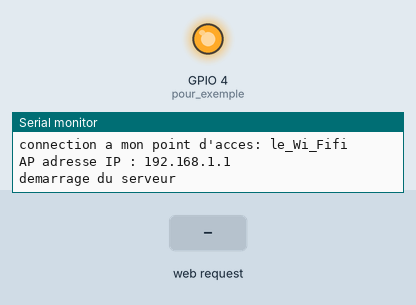
The sketch below on a simulated ESP32. Parts: output pins drawn as LEDs (lit = HIGH), the last lines printed to the serial monitor. The test bench sets the inputs (shaded band). EEPROM starts erased.

Above: at 1.3 s.
1.4 s: HTTP request GET /led received
At 2.6 s:
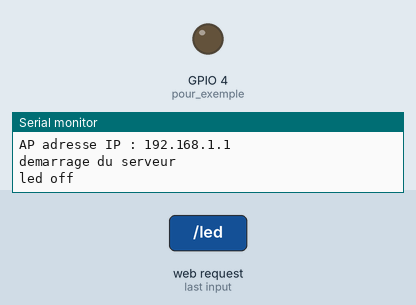
Timing chart, 0 to 4.4 s (numbered marks = the images above; inputs shaded):
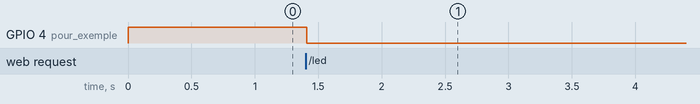

The sketch:

fifi_mobile_01.ino
```cpp
#include <WiFi.h>       // pour la gestion du wifi
#include <EEPROM.h>     // EEprom pour la sauvegarde des datas

// SSID & Password
const char* ssid = "le_Wi_Fifi";  // Enter your SSID here
const char* password = "123456789";  //Enter your Password here

// IP Address details
IPAddress local_ip(192, 168, 1, 1);
IPAddress gateway(192, 168, 1, 1);
IPAddress subnet(255, 255, 255, 0);

WiFiServer server(80);  // objet pour le serveur web
WiFiClient client;      // prépare la récetion du client

String p; // contient la page web à afficher

int v_mini,v_maxi; // vitesse ini et maxi de la voiture

/************************************************* setup *************************************************/
void setup() {
  Serial.begin(115200); // port série pour le débug

  EEPROM.begin(10); // réserve 10 octets dans la EEprom

  v_mini = ee_read(0); // lit la valeur v mini de la eeprom à l'adresse 0
  v_maxi = ee_read(2); // lit la valeur v maxi de la eeprom à l'adresse 2

  pinMode(4,OUTPUT); // pour exemple
  led();

  // Create SoftAP
  WiFi.softAP(ssid, password);
  WiFi.softAPConfig(local_ip, gateway, subnet);

  Serial.print("connection a mon point d'acces: ");
  Serial.println(ssid);

  IPAddress IP = WiFi.softAPIP();
  Serial.print("AP adresse IP : ");
  Serial.println(IP);

  server.begin();
  Serial.println("demarrage du serveur");
  delay(100);

}

/************************************************* loop *************************************************/
void loop() {
  client = server.available();  // regarde si il y à une connections
  if ( client ) wifi();         // si un nouveau client,


}

/************************************************* wifi *************************************************/
void wifi(){
  delay(10);

    String request = client.readStringUntil('\r'); // récupère la requette
    client.flush(); // efface le tampon pour les prochaines requettes

    if (request.indexOf("/led") != -1 ) { // si la requette est /led
      led(); // inverse la led
      p_0(); // réaffiche la page0
    }
    else if (request.indexOf("?v_mini") != -1 ) { // si la requette est /led
      v_mini = val(request);
      ee_write(v_mini , 0); // enregistre v_mini dans la EEprom à l'adresse 0
      p_0(); // affiche la page web 0
    }
    else if (request.indexOf("/b_v_mini") != -1 ) { // si la requette est /led
      client.println( page_v_mini() ); // réaffiche la page0
    }
    else if (request.indexOf("?v_maxi") != -1 ) { // si la requette est /led
      v_maxi = val(request);
      ee_write(v_maxi , 2); // enregistre v_mini dans la EEprom à l'adresse 0
      p_0(); // affiche la page web 0
    }
    else if (request.indexOf("/b_v_maxi") != -1 ) { // si la requette est /led
      client.println( page_v_maxi() ); // réaffiche la page0
    }
    else p_0(); // affiche la page web 0


  client.println();
  client.stop();
}

int val(String requette){
  int a = requette.indexOf("=") ;
  requette.remove(0, a + 1);
  a = requette.indexOf(" ") ;
  requette.remove(a);
  return requette.toInt(); // récupère la valeur numérique
}

/************************************************* ee_write *************************************************/
void ee_write(int data, int adresse){ // écrit la EEprom
  EEPROM.write( adresse , data / 256 );  // écrit la valeur dans la EEprom octet 0
  EEPROM.write( adresse + 1 , data - ( data * 256 ) );  // écrit la valeur dans la EEprom octet 1
  EEPROM.commit();
}

/************************************************* ee_read *************************************************/
int ee_read(int adresse){ // lit la EEprom et retourn le résultat
 return 256 * EEPROM.read( adresse ) + EEPROM.read( adresse + 1 );
}

/************************************************* p_0 *************************************************/
void p_0(){
  delay(1);
  client.println( page_0() );
}

/************************************************* led *************************************************/
void led(){

  if (digitalRead(4)) {
    digitalWrite(4,0);
    Serial.println("led off");
  } else {
    digitalWrite(4,1);
    Serial.println("led on");
  }
}


/////////////////////////////////////////////// gestion des pages html //////////////////////////////////////////


/*##################################################  page_0 ###################################################*/
String page_0(){ // page HTML

  String t; // permetra de stocker du texte

  entete("Montaulab TRR 2026<br>" , 0 ); // cré une nouvelle page qui se rafraichi toute les 5s

  titre( "données de la meilleure voiture", "h2" , "#33aa55", "#FFFFFF");

  br();
  if(digitalRead(4)) t = "éteindre la led";  else t = "allumer la led"; // modifi le texte en fonctionde l'état de la led
  bouton( t ,"led","dddddd","18");  // affiche le bouton de la led
  br(); br();
  bouton("vitesse minimale : " + String(v_mini) , "b_v_mini","dddddd","24" );
  br();
  bouton("vitesse maximale : " + String(v_maxi) , "b_v_maxi","dddddd","24" );
  br(); br(); br();

  bouton(" refresh " , "","dddddd","18" );

  fin_page();  // fin de page HTML
  return p;
} // fin page_0()


/*################################################## page_v_mini ###################################################*/
String page_v_mini(){ // vitesse mini

  entete("Montaulab TRR 2026<br>" , 0 );
  titre("vitesse mini 90 à 180" , "h2" , "#33aa55", "#FFFFFF" );
  p += "de 90 à 180, valeur en cours : " + String(v_mini) + "<br>";
  p += "<form> <input type=\"number\" name=\"v_mini\" id=\"coucou\" min=\"90\" max=\"180\" size=\"20\" /><br>";
  p += "<input type=\"submit\" value=\"  valider  \"> </form> <br>";

  bouton(" Retour ","","dddddd","24");

  fin_page();
  return p;
}

/*################################################## page_v_maxi ###################################################*/
String page_v_maxi(){ // vitesse mini
  entete("Montaulab TRR 2026<br>" , 0 );
  titre("vitesse maxi 90 à 180" , "h2" , "#33aa55", "#FFFFFF" );
  p += "de 90 à 180, valeur en cours : " + String(v_maxi) + "<br>";
  p += "<form> <input type=\"number\" name=\"v_maxi\" id=\"coucou\" min=\"90\" max=\"180\" size=\"20\" /><br>";
  p += "<input type=\"submit\" value=\"  valider  \"> </form> <br>";

  bouton(" Retour ","","dddddd","24");

  fin_page();
  return p;
}

// fonction pour gérer le HTML plus facilement
/*##################################################  entête  ###################################################*/
void entete(String texte, int r){// header texte=titre de la fenetre, r = au temps en seconde avant de rafraichir la fenetre
   // entête des pages html
  p = "<!doctype html>\n";
  p += "<head>\n";
  p += "<meta charset=\"utf-8\">\n";
  p += "<title>Solaire - fifi82 2025</title>\n";
  if(r) p += "<meta http-equiv=\"refresh\" content=\"" + String(r) + ";/\">\n"; // permet de recharger la page toute les r secondes
  p += "<link rel=\"stylesheet\" href=\"style.css\">\n";
  p += "<script src=\"script.js\"></script>\n";
  p += "</head>\n";
  p += "<body><center>";
  p += "<h1><p style=\"background-color: #000000; color: white;\">" + texte + "<br>";
  p += "</h1>";
}

/*##################################################  bouton  ###################################################*/
void bouton(String texte, String requette, String couleur, String fonte){// \" affiche un " en HTML
  p +=  "<input type=\"button\" onclick=\"window.location.href = '/" + requette + "';\" value=\"\n  " + texte;
  p +=  "  \n \"style=\"background-color: #" + couleur + "; color: #F000000; font-size:"+fonte+"px\" /><br>";
}

/*##################################################  fin page  ###################################################*/
void fin_page(){
  p+= "<p style=\"background-color: #ffffff;color: white;\">. . . . . . . . . . . . . . . . . . . . . .</p></h2></center></body> </html>";
}

/*##################################################   texte ###################################################*/
void texte(String texte, String h){
  p +="<" + h + ">" + texte + "</" + h + ">" +"<br>";
}

/*##################################################   titre ###################################################*/
void titre2(String texte, String cf, String ct){ // h=taille du texte, cf=couleur du fond, ct=couleur du texte
  p += "<p style=\"background-color:"+ cf +"; color: "+ ct +";\">"+texte+"</p>";
}

/*##################################################   titre ###################################################*/
void titre(String texte, String h, String cf, String ct){ // h=taille du texte, cf=couleur du fond, ct=couleur du texte
  p += "<" + h + "><p style=\"background-color:"+ cf +"; color: "+ ct +";\">"+texte+"</p></" + h + ">";
}

/*##################################################   br ###################################################*/
void br(){ // retour à la ligne
  p += "<br>";
}
```

Measured:
- after the input at 1.4 s, GPIO 4 (pour_exemple): HIGH → LOW at once
